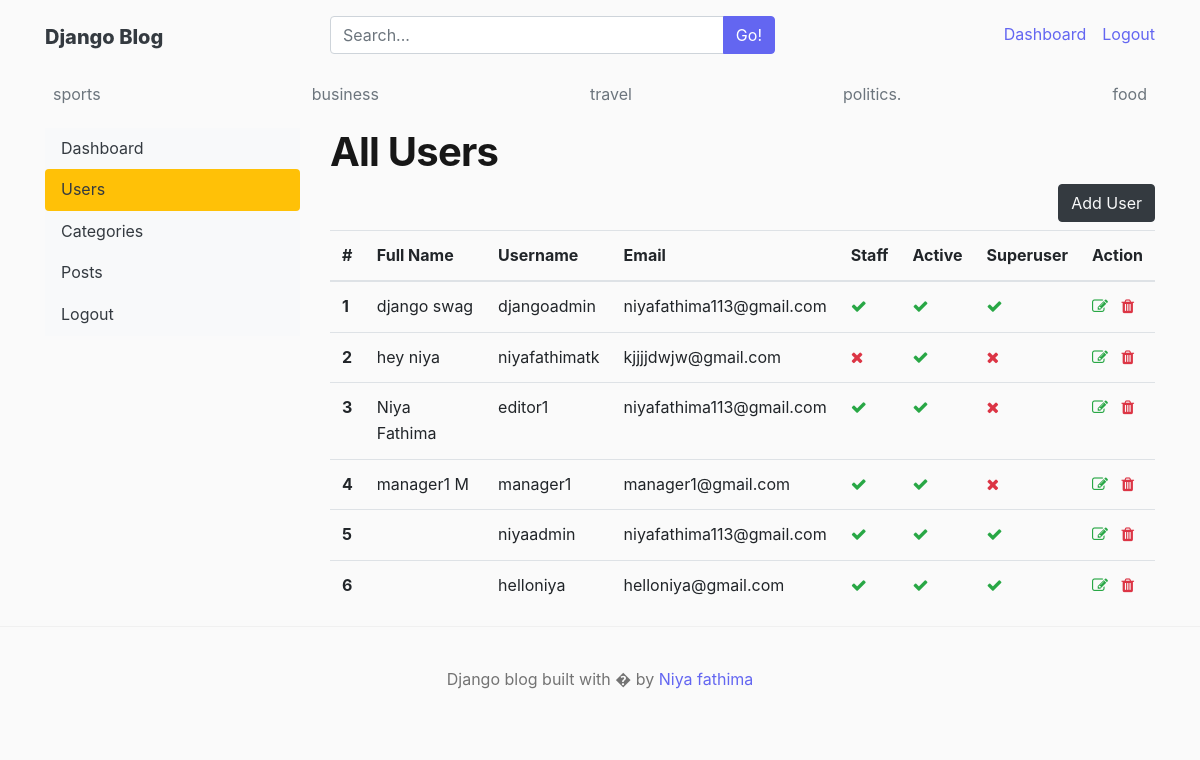
The page /dashboard/users/ (signed in) on the database its author committed.
### blogs/models.py (models this page shows, shortened)
class Category(models.Model):
    category_name = models.CharField(max_length=50, unique=True)
    created_at = models.DateField(auto_now_add=True)
    updated_at = models.DateField(auto_now=True)
    class Meta:
        verbose_name_plural = 'categorities'

### dashboards/views.py (the view)
# urls.py: path('users/',views.users,name='users'),
@login_required(login_url='login')
def users(request):
    users=User.objects.all()
    context={
        'users':users,
    }
    return render(request, 'dashboard/users.html', context)

### blogs/context_processors.py (called while the page is built)
def get_categories(request):
    categories=Category.objects.all()
    blog_suggestions = Blog.objects.filter(status='Published').order_by('title').values_list('title', flat=True)
    return dict(categories=categories, blog_suggestions=blog_suggestions)

def get_social_links(request):
    social_links=SocialLink.objects.all()
    return dict(social_links=social_links)

### templates/dashboard/users.html (shortened to what this page needs)
{% extends 'base.html' %}
{% block content %}
<div class="row">
    {% include 'dashboard/sidebar.html' %}
    <div class="col-md-9">
      {% if perms.auth.view_user%}
        <h1>All Users</h1>
        <a href="{%url 'add_user'%}" class="btn btn-dark text-light float-right mb-2">Add User</a>
        <table class="table table-hover">
  <thead>
    <tr>
      <th >#</th>
      <th>Full Name</th>
      <th>Username</th>
      <th>Email</th>
      <th>Staff</th>
      <th>Active</th>
      <th>Superuser</th>
      <th>Action</th>
    </tr>
  </thead>
  <tbody>
    {% for user in users %}
    <tr>
      <th >{{forloop.counter}}</th>
      <td>{{user.first_name}} {{user.last_name}}</td>
      <td>{{ user.username }}</td>
      <td>{{ user.email|default:'—' }}</td>
      <td>{% if user.is_staff %}<i class="fa fa-check text-success"></i>{% else %}<i class="fa fa-times text-danger"></i>{% endif %}</td>
      <td>{% if user.is_active %}<i class="fa fa-check text-success"></i>{% else %}<i class="fa fa-times text-danger"></i>{% endif %}</td>
      <td>{% if user.is_superuser %}<i class="fa fa-check text-success"></i>{% else %}<i class="fa fa-times text-danger"></i>{% endif %}</td>
      <td>
        <a href="{%url 'edit_user' user.id%}"><i class="fa fa-edit text-success"></i></a>
        <a href="{%url 'delete_user' user.id%}"><i class="fa fa-trash text-danger"></i></a>
    </td>
    </tr>
    {% endfor %}
  </tbody>
</table>
{%else%}
<h5>you do not have the permission to view this page</h5>
{%endif%}
    </div>
</div>
{% endblock %}

### templates/base.html (shortened to what this page needs)
{% load static%}
<!DOCTYPE html>
<html lang="en">
<head>
  <link rel="stylesheet"
      href="https://cdn.jsdelivr.net/npm/bootstrap@4.6.2/dist/css/bootstrap.min.css">
    <link href="{% static 'CSS/blog.css'%}" rel="stylesheet">
    <link href="https://maxcdn.bootstrapcdn.com/font-awesome/4.7.0/css/font-awesome.min.css" rel="stylesheet">
  </head>
<body>
    <div class="container">
      <header class="blog-header py-3">
        <div class="row justify-content-between align-items-center">
          <div class="col-12 col-md-3 pt-1 text-center text-md-left">
            <a class="blog-header-logo text-dark" href="/">Django Blog</a>
          </div>
          <div class="col-12 col-md-5 my-2 my-md-0">
            <form method="get" action="{% url 'search' %}">
              <div class="input-group">
                <input type="text" class="form-control" name="q" value="{{ keyword }}" list="header-blog-title-suggestions" placeholder="Search...">
                <span class="input-group-append">
                  <button class="btn btn-primary" type="submit">Go!</button>
                </span>
              </div>
            </form>
          </div>
          <div class="col-12 col-md-4 d-flex justify-content-center justify-content-md-end align-items-center">
            {% if not user.is_authenticated %}
            <a class="btn btn-sm btn-warning" href="{% url 'login'%}">Login</a> &nbsp;
            <a class="btn btn-sm btn-outline-secondary" href="{% url 'register' %}">Register</a>
            {% else %}
            <span><a href="{% url 'dashboard' %}">Dashboard</a></span>
            <span><a href="{%url 'logout'%}">Logout</a></span>
            {% endif %}
          </div>
        </div>
      </header>
      <div class="nav-scroller py-1 mb-2">
        <nav class="nav d-flex justify-content-between">
          {% for cat in categories %}
          <a class="p-2 text-muted" href="{% url 'posts_by_category' cat.id %}">{{cat.category_name}}</a>
          {% endfor %}
        </nav>
      </div>
{% block content%}
{%endblock%}
</div>
   <footer class="blog-footer">
  <p>Django blog built with � by <a href="#">Niya fathima</a></p>
</footer>
</body>
</html>

### blog_main/static/CSS/blog.css (style rules this page uses)
:root { --color-bg: #fafafa; --color-surface: #ffffff; --color-text: #171717; --color-text-muted: #737373; --color-text-light: #a3a3a3; --color-border: #e5e5e5; --color-border-light: #f0f0f0; --color-accent: #6366f1; --color-accent-hover: #4f46e5; --color-accent-light: #eef2ff; --color-accent-subtle:#f5f3ff; --radius-sm: 8px; --radius-md: 12px; --radius-lg: 16px; --radius-xl: 20px; --radius-pill:999px; --shadow-xs: 0 1px 2px rgba(0, 0, 0, 0.04); --shadow-sm: 0 1px 3px rgba(0, 0, 0, 0.06), 0 1px 2px rgba(0, 0, 0, 0.04); --shadow-md: 0 4px 12px rgba(0, 0, 0, 0.08); --shadow-lg: 0 8px 24px rgba(0, 0, 0, 0.10); --font-sans: 'Inter', system-ui, -apple-system, sans-serif; --transition: 0.2s ease; }
*, *::before, *::after { box-sizing: border-box; }
body { font-family: var(--font-sans); font-size: 1rem; line-height: 1.6; color: var(--color-text); background-color: var(--color-bg); -webkit-font-smoothing: antialiased; -moz-osx-font-smoothing: grayscale; }
h1, h2, h3, h4, h5, h6 { font-family: var(--font-sans); font-weight: 700; letter-spacing: -0.02em; color: var(--color-text); }
a { color: var(--color-accent); text-decoration: none; transition: color var(--transition); }
.btn-primary { background-color: var(--color-accent) !important; border-color: var(--color-accent) !important; }
.blog-header-logo { font-family: var(--font-sans); font-size: 1.25rem; font-weight: 800; }
.blog-footer { padding: 2.5rem 0; color: var(--color-text-muted); text-align: center; background-color: var(--color-bg); border-top: 1px solid var(--color-border-light); }
.blog-footer p:last-child { margin-bottom: 0; }

### rows shown on the page
Category: category_name "sports"
Category: category_name "business"
Category: category_name "travel"
Category: category_name "politics."
Category: category_name "food"

### other values the page prints
{{ user.first_name }} "django"
{{ user.last_name }} "swag"
{{ user.username }} "djangoadmin"
{{ user.email|default:'—' }} "niyafathima113@gmail.com"
{{ user.first_name }} "hey"
{{ user.last_name }} "niya"
{{ user.username }} "niyafathimatk"
{{ user.email|default:'—' }} "kjjjjdwjw@gmail.com"
{{ user.first_name }} "Niya"
{{ user.last_name }} "Fathima"
{{ user.username }} "editor1"
{{ user.first_name }} "manager1"
{{ user.last_name }} "M"
{{ user.username }} "manager1"
{{ user.email|default:'—' }} "manager1@gmail.com"
